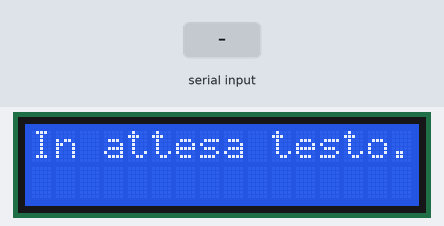
This sketch was run on a simulated Arduino Uno, built with avr-gcc and run on an emulated ATmega328P. Parts: 16×2 character LCD. Inputs (shaded band) come from the test bench.

Above: at 1.2 s.
1.3 s: "1\n" received over Serial
At 2.2 s:
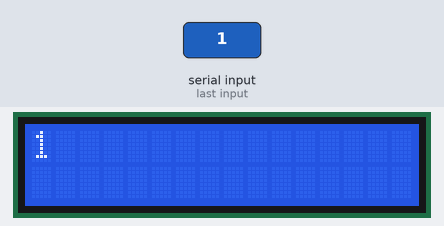
2.8 s: "0\n" received over Serial
At 3.3 s:
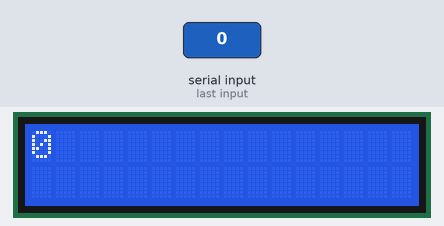
4.3 s: "2\n" received over Serial
At 5.7 s:
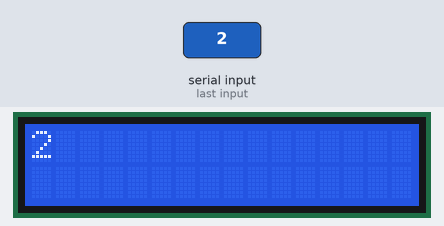
Timing chart, 0 to 7.3 s (numbered marks = the images above; inputs shaded):
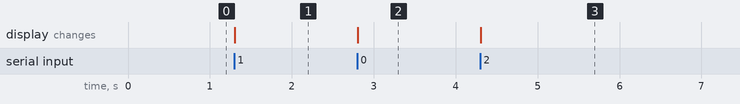

The sketch:

arduino.ino
```cpp
#include <LiquidCrystal.h>
// Libreria per controllare display LCD compatibili HD44780 in modalità parallela (4-bit)


// Inizializzazione del display LCD
// Pin collegati: RS=12, E=11, D4=5, D5=4, D6=3, D7=2
LiquidCrystal lcd(12, 11, 5, 4, 3, 2);


// Variabili globali che contengono le due righe da mostrare sul display
String line1 = "";
String line2 = "";


// ================================
// SETUP
// ================================
void setup() {

  // inizializza LCD a 16 colonne e 2 righe
  lcd.begin(16, 2);

  // inizializza comunicazione seriale con PC (Python)
  Serial.begin(115200);

  // pulisce il display all’avvio
  lcd.clear();

  // messaggio iniziale di standby
  lcd.setCursor(0, 0);
  lcd.print("In attesa testo...");
}


// ================================
// LOOP PRINCIPALE
// ================================
void loop() {

  // controlla se arrivano dati dalla seriale USB
  if (Serial.available()) {

    // legge una riga completa fino al carattere '\n'
    String input = Serial.readStringUntil('\n');
    input.trim(); // rimuove spazi e caratteri invisibili

    // se la stringa è vuota, non fa nulla
    if (input.length() == 0) return;

    // ================================
    // PARSING DEL MESSAGGIO
    // ================================

    // formato atteso: "testo1|testo2"
    int delim = input.indexOf('|');

    if (delim >= 0) {
      // parte prima del separatore → prima riga LCD
      line1 = input.substring(0, delim);

      // parte dopo il separatore → seconda riga LCD
      line2 = input.substring(delim + 1);

    } else {
      // se non trova il separatore, usa tutto su una riga
      line1 = input;
      line2 = "";
    }


    // ================================
    // NORMALIZZAZIONE CARATTERI
    // ================================

    // sostituisce caratteri accentati non supportati dal LCD
    // (il controller HD44780 non gestisce bene UTF-8)
    line1.replace("è","e");
    line1.replace("é","e");
    line1.replace("à","a");
    line1.replace("ù","u");
    line1.replace("ò","o");
    line1.replace("ì","i");

    line2.replace("è","e");
    line2.replace("é","e");
    line2.replace("à","a");
    line2.replace("ù","u");
    line2.replace("ò","o");
    line2.replace("ì","i");


    // ================================
    // OUTPUT SU LCD
    // ================================

    // pulisce il display prima di scrivere nuovo testo
    lcd.clear();

    // scrive prima riga
    lcd.setCursor(0,0);
    lcd.print(line1);

    // scrive seconda riga
    lcd.setCursor(0,1);
    lcd.print(line2);
  }
}
```

Measured:
- after the input at 1.3 s, the display: changes at once (image 1)
- after the input at 2.8 s, the display: changes at once (image 2)
- after the input at 4.3 s, the display: changes at once (image 3)
